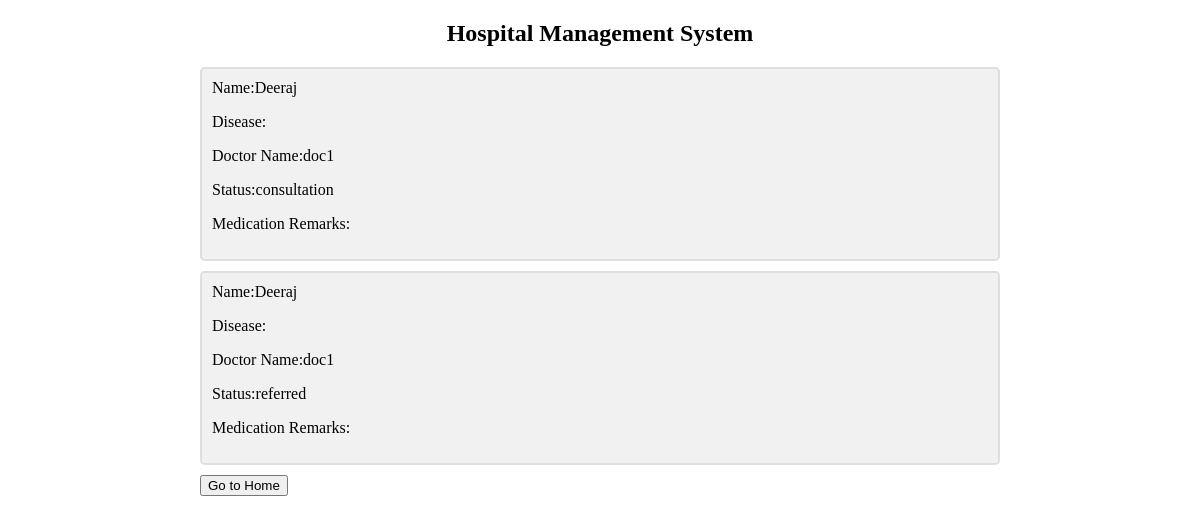
Screenshot of /patient/allvisits/Deeraj/ with the database file from the repository.
### patient/models.py (models this page shows, shortened)
class Patient(models.Model):
    STATUS_CHOICES = [
        ('primary_check', 'Primary Check'),
        ('consultation', 'Consultation'),
        ('discharged', 'Discharged'),
        ('admitted', 'Admitted'),
        ('referred', 'Referred'),
    ]
    patient_id = models.AutoField(primary_key=True)
    name = models.CharField(max_length=100,unique=True)
    hospital = models.ForeignKey(Hospital, on_delete=models.CASCADE)
    doctor_name = models.CharField(max_length=100)
    status = models.CharField(max_length=20, choices=STATUS_CHOICES)
    date = models.DateField(auto_now_add=True)
    ph_number = models.CharField(max_length=15, blank=True,default="")
    dob = models.DateField(default=timezone.now, blank=False, null=False)

### patient/views.py (the view)
# urls.py: path('allvisits/<str:patient_name>/', VisitListView2.as_view(), name='visit-list1'),
class VisitListView2(generics.ListAPIView):
    serializer_class = PatientSerializer2
    def get_queryset(self):
        patient_name = self.kwargs.get('patient_name')
        return Patient.objects.filter(name=patient_name)
    def get(self, request, *args, **kwargs):
        queryset = self.get_queryset()
        serializer = self.get_serializer(queryset, many=True)
        patients_data = serializer.data
        return render(request, 'patient_info_all.html', {'patients': patients_data})

### templates/patient_info_all.html (shortened to what this page needs)
<!DOCTYPE html>
<html>
<head>
</head>
<body>
<div align="center">
    <h2>Hospital Management System</h2>
</div>
{% for patient in patients %}
    <div class="container">
        <label for="name">Name:{{ patient.name }}</label>
        <label for="disease">Disease:{{ patient.disease }}</label>
        <label for="doctor_name">Doctor Name:{{ patient.doctor_name }}</label>
        <label for="status">Status:{{ patient.status }}</label>
        <label for="medication_remarks">Medication Remarks:{{ patient.medication_remarks }}</label>
    </div>
{% endfor %}
<a href="/patient">
  <button type="button">Go to Home</button>
</a>
</body>
</html>

### templates/patient_info_all.html (style rules this page uses)
body { margin: 0 auto; max-width: 800px; padding: 0 20px; }
.container { border: 2px solid #dedede; background-color: #f1f1f1; border-radius: 5px; padding: 10px; margin: 10px 0; }
.container::after { content: ""; clear: both; display: table; }

### rows the page displays
Patient: name "Deeraj", doctor_name "doc1", status "consultation"
Patient: name "Deeraj", doctor_name "doc1", status "referred"
